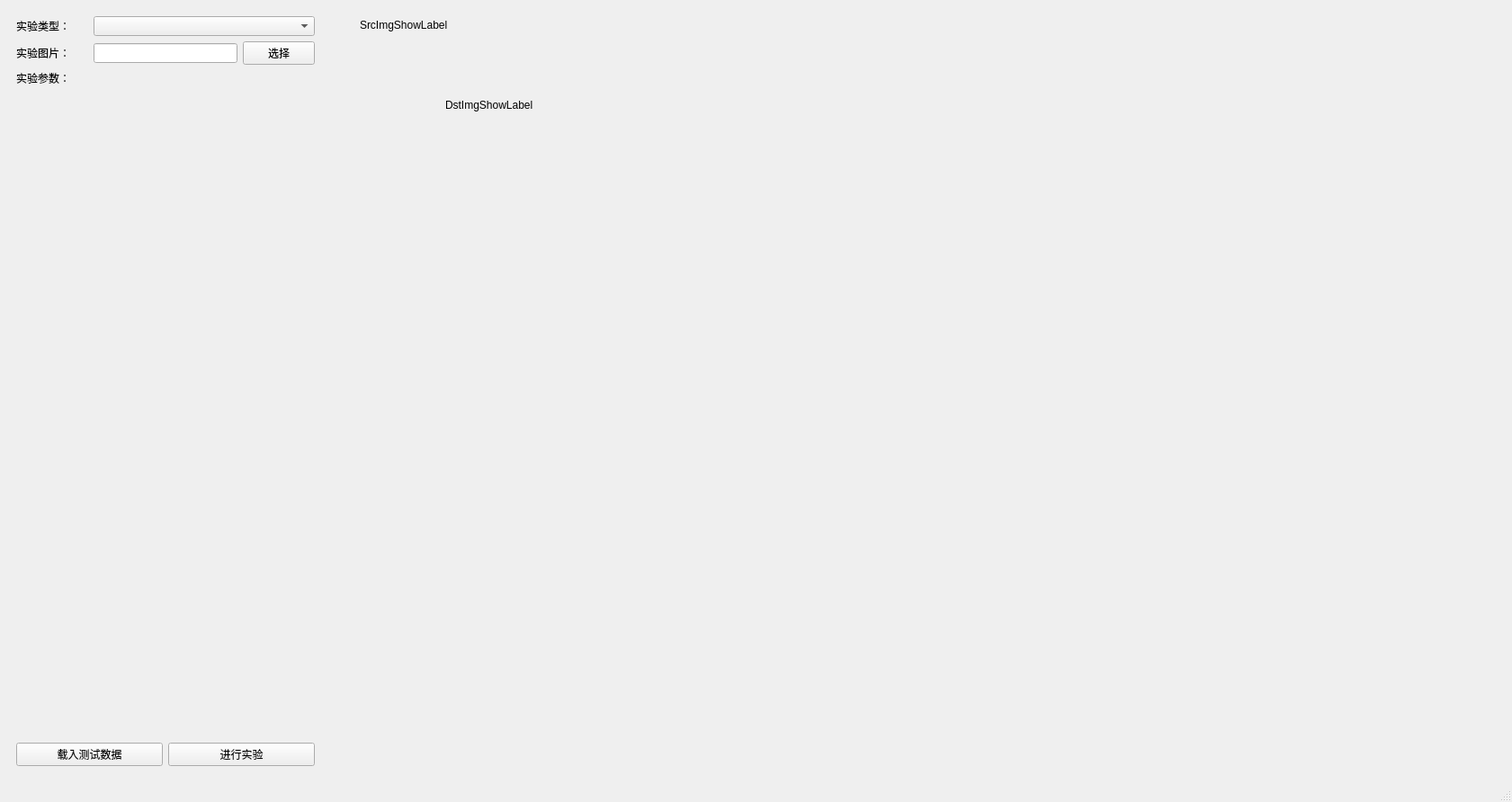
<?xml version="1.0" encoding="UTF-8"?>
<ui version="4.0">
 <class>ImageMiniLabUI</class>
 <widget class="QMainWindow" name="ImageMiniLabUI">
  <property name="geometry">
   <rect>
    <x>0</x>
    <y>0</y>
    <width>1681</width>
    <height>892</height>
   </rect>
  </property>
  <property name="windowTitle">
   <string>ImageMiniLab</string>
  </property>
  <widget class="QWidget" name="centralwidget">
   <layout class="QGridLayout" name="gridLayout">
    <item row="0" column="0">
     <widget class="QWidget" name="LabCtrlWidget" native="true">
      <property name="minimumSize">
       <size>
        <width>350</width>
        <height>0</height>
       </size>
      </property>
      <property name="maximumSize">
       <size>
        <width>350</width>
        <height>16777215</height>
       </size>
      </property>
      <layout class="QVBoxLayout" name="verticalLayout">
       <item>
        <layout class="QHBoxLayout" name="horizontalLayout_2">
         <item>
          <widget class="QLabel" name="label_2">
           <property name="minimumSize">
            <size>
             <width>80</width>
             <height>0</height>
            </size>
           </property>
           <property name="maximumSize">
            <size>
             <width>80</width>
             <height>16777215</height>
            </size>
           </property>
           <property name="text">
            <string>实验类型：</string>
           </property>
          </widget>
         </item>
         <item>
          <widget class="QComboBox" name="ExpTypeComboBox"/>
         </item>
        </layout>
       </item>
       <item>
        <layout class="QHBoxLayout" name="horizontalLayout_3">
         <item>
          <widget class="QLabel" name="label_3">
           <property name="minimumSize">
            <size>
             <width>80</width>
             <height>0</height>
            </size>
           </property>
           <property name="maximumSize">
            <size>
             <width>80</width>
             <height>16777215</height>
            </size>
           </property>
           <property name="text">
            <string>实验图片：</string>
           </property>
          </widget>
         </item>
         <item>
          <widget class="QLineEdit" name="ExpImgLineEdit">
           <property name="enabled">
            <bool>true</bool>
           </property>
          </widget>
         </item>
         <item>
          <widget class="QPushButton" name="SelectImgPushButton">
           <property name="text">
            <string>选择</string>
           </property>
          </widget>
         </item>
        </layout>
       </item>
       <item>
        <widget class="QLabel" name="label">
         <property name="text">
          <string>实验参数：</string>
         </property>
        </widget>
       </item>
       <item>
        <widget class="QStackedWidget" name="stackedWidget">
         <widget class="QWidget" name="page"/>
         <widget class="QWidget" name="page_2"/>
        </widget>
       </item>
       <item>
        <layout class="QHBoxLayout" name="horizontalLayout">
         <item>
          <widget class="QPushButton" name="LoadTestDataPushButton">
           <property name="text">
            <string>载入测试数据</string>
           </property>
          </widget>
         </item>
         <item>
          <widget class="QPushButton" name="GoExpPushButton">
           <property name="text">
            <string>进行实验</string>
           </property>
          </widget>
         </item>
        </layout>
       </item>
      </layout>
     </widget>
    </item>
    <item row="0" column="1">
     <widget class="QWidget" name="ImgShowWidget" native="true">
      <widget class="QLabel" name="SrcImgShowLabel">
       <property name="geometry">
        <rect>
         <x>35</x>
         <y>11</y>
         <width>120</width>
         <height>16</height>
        </rect>
       </property>
       <property name="text">
        <string>SrcImgShowLabel</string>
       </property>
      </widget>
      <widget class="QLabel" name="DstImgShowLabel">
       <property name="geometry">
        <rect>
         <x>130</x>
         <y>100</y>
         <width>120</width>
         <height>16</height>
        </rect>
       </property>
       <property name="text">
        <string>DstImgShowLabel</string>
       </property>
      </widget>
     </widget>
    </item>
   </layout>
  </widget>
  <widget class="QMenuBar" name="menubar">
   <property name="geometry">
    <rect>
     <x>0</x>
     <y>0</y>
     <width>1681</width>
     <height>26</height>
    </rect>
   </property>
  </widget>
  <widget class="QStatusBar" name="statusbar"/>
 </widget>
 <resources/>
 <connections/>
</ui>
